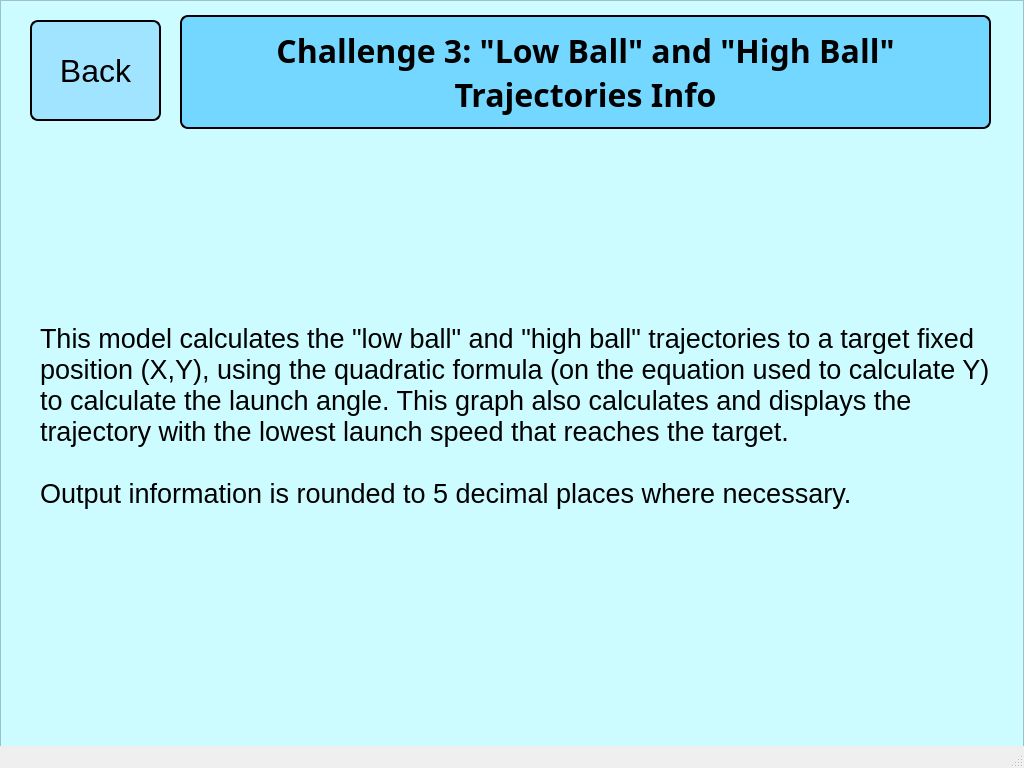
<?xml version="1.0" encoding="UTF-8"?>
<ui version="4.0">
 <class>MainWindow</class>
 <widget class="QMainWindow" name="MainWindow">
  <property name="geometry">
   <rect>
    <x>0</x>
    <y>0</y>
    <width>1024</width>
    <height>768</height>
   </rect>
  </property>
  <property name="windowTitle">
   <string>MainWindow</string>
  </property>
  <widget class="QWidget" name="centralwidget">
   <widget class="QWidget" name="verticalLayoutWidget_2">
    <property name="geometry">
     <rect>
      <x>180</x>
      <y>15</y>
      <width>811</width>
      <height>114</height>
     </rect>
    </property>
    <layout class="QVBoxLayout" name="verticalLayout_2">
     <item>
      <widget class="QLabel" name="challengeTitleLabel">
       <property name="font">
        <font>
         <family>Lucida Handwriting</family>
         <pointsize>24</pointsize>
         <weight>75</weight>
         <italic>false</italic>
         <bold>true</bold>
         <kerning>true</kerning>
        </font>
       </property>
       <property name="autoFillBackground">
        <bool>false</bool>
       </property>
       <property name="styleSheet">
        <string notr="true">QLabel {
	border: 2px solid;
	border-radius: 8px;
	background-color: #73d7ff;
}</string>
       </property>
       <property name="text">
        <string>Challenge 3: &quot;Low Ball&quot; and &quot;High Ball&quot; Trajectories Info</string>
       </property>
       <property name="scaledContents">
        <bool>true</bool>
       </property>
       <property name="alignment">
        <set>Qt::AlignCenter</set>
       </property>
       <property name="wordWrap">
        <bool>true</bool>
       </property>
      </widget>
     </item>
    </layout>
   </widget>
   <widget class="QFrame" name="frame">
    <property name="geometry">
     <rect>
      <x>0</x>
      <y>0</y>
      <width>1024</width>
      <height>768</height>
     </rect>
    </property>
    <property name="styleSheet">
     <string notr="true">QFrame {
	background-color: #ccfcff
}</string>
    </property>
    <property name="frameShape">
     <enum>QFrame::StyledPanel</enum>
    </property>
    <property name="frameShadow">
     <enum>QFrame::Raised</enum>
    </property>
    <widget class="QPushButton" name="backButton">
     <property name="geometry">
      <rect>
       <x>30</x>
       <y>20</y>
       <width>131</width>
       <height>101</height>
      </rect>
     </property>
     <property name="font">
      <font>
       <family>Meiryo UI</family>
       <pointsize>24</pointsize>
      </font>
     </property>
     <property name="styleSheet">
      <string notr="true">QPushButton {
	border: 2px solid;
	border-radius: 8px;
	background-color: #a1e4ff;
}</string>
     </property>
     <property name="text">
      <string>Back</string>
     </property>
     <property name="checkable">
      <bool>true</bool>
     </property>
    </widget>
    <widget class="QLabel" name="label">
     <property name="geometry">
      <rect>
       <x>40</x>
       <y>150</y>
       <width>951</width>
       <height>531</height>
      </rect>
     </property>
     <property name="font">
      <font>
       <family>Meiryo UI</family>
       <pointsize>20</pointsize>
      </font>
     </property>
     <property name="text">
      <string>This model calculates the &quot;low ball&quot; and &quot;high ball&quot; trajectories to a target fixed position (X,Y), using the quadratic formula (on the equation used to calculate Y) to calculate the launch angle. This graph also calculates and displays the trajectory with the lowest launch speed that reaches the target.

Output information is rounded to 5 decimal places where necessary.</string>
     </property>
     <property name="wordWrap">
      <bool>true</bool>
     </property>
    </widget>
   </widget>
   <zorder>frame</zorder>
   <zorder>verticalLayoutWidget_2</zorder>
  </widget>
  <widget class="QMenuBar" name="menubar">
   <property name="geometry">
    <rect>
     <x>0</x>
     <y>0</y>
     <width>1024</width>
     <height>26</height>
    </rect>
   </property>
  </widget>
  <widget class="QStatusBar" name="statusbar"/>
 </widget>
 <resources/>
 <connections/>
</ui>
